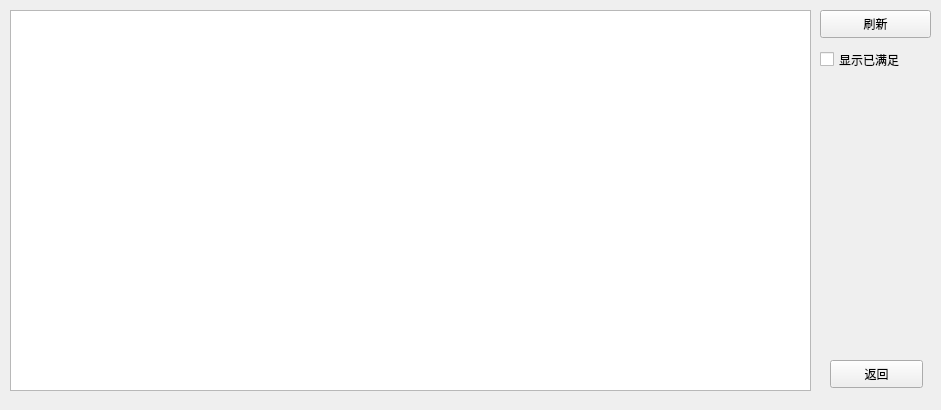
<?xml version="1.0" encoding="UTF-8"?>
<ui version="4.0">
 <class>Buyer_CheckLackLog</class>
 <widget class="QWidget" name="Buyer_CheckLackLog">
  <property name="geometry">
   <rect>
    <x>0</x>
    <y>0</y>
    <width>941</width>
    <height>410</height>
   </rect>
  </property>
  <property name="windowTitle">
   <string>Form</string>
  </property>
  <widget class="QTableView" name="tableView_display">
   <property name="geometry">
    <rect>
     <x>10</x>
     <y>10</y>
     <width>801</width>
     <height>381</height>
    </rect>
   </property>
  </widget>
  <widget class="QPushButton" name="btn_back">
   <property name="geometry">
    <rect>
     <x>830</x>
     <y>360</y>
     <width>93</width>
     <height>28</height>
    </rect>
   </property>
   <property name="text">
    <string>返回</string>
   </property>
  </widget>
  <widget class="QCheckBox" name="checkBox_seeSat">
   <property name="geometry">
    <rect>
     <x>820</x>
     <y>50</y>
     <width>111</width>
     <height>19</height>
    </rect>
   </property>
   <property name="text">
    <string>显示已满足</string>
   </property>
  </widget>
  <widget class="QPushButton" name="btn_refresh">
   <property name="geometry">
    <rect>
     <x>820</x>
     <y>10</y>
     <width>111</width>
     <height>28</height>
    </rect>
   </property>
   <property name="text">
    <string>刷新</string>
   </property>
  </widget>
 </widget>
 <resources/>
 <connections/>
</ui>
